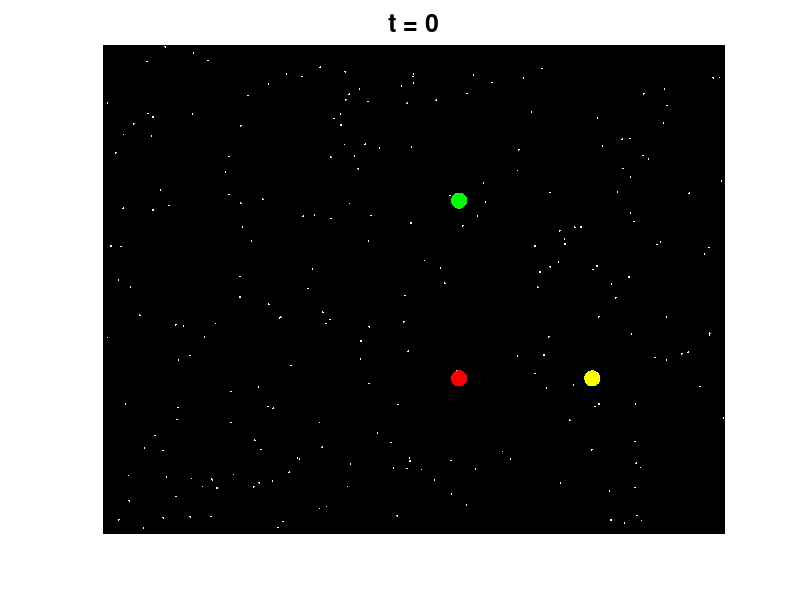

Reproduce this figure in MATLAB. (Note: this script raises an error after producing the figure.)
%% Pythagorean planets
% Behnam Hashemi and Nick Trefethen, December 2014

%%
% (Chebfun Example ode-nonlin/ThreePlanets.m)
% [Tags: #planets, #chaos, #dynamics, #self-ionization]

function threePlanets()
%%
% When three or more bodies interact gravitationally according
% to Newton's laws, the resulting orbits can be wonderfully
% complicated.  This example explores a special case
% in which the initial configuration has the three planets
% stationary at the positions of a 3-4-5 right
% triangle and the planets attract each other with pairwise $1/r^2$ forces.

%%
% To solve the problem, we use Chebfun's backslash command in
% the standard manner (which invokes the MATLAB `ode113` command
% to do the time-stepping).  Complex arithmetic is used for brevity.
% We solve the problem over a time interval of length 100, and 
% the solution reveals a beautiful property: the orbit is chaotic 
% for $t < t_c \approx 86$, but then at time $t = t_c$ the system 
% "self-ionizes".  After this point one planet goes off in one direction 
% and the other two go off as a pair in the opposite direction.  Such a
% thing could never happen with just two planets, but with three
% it is possible: energy and momentum are conserved.
% Thus this dynamical system illustrates the phenomenon
% of _transient chaos_.

%%
% This Example is modeled after the code `planets.m` in [1]. The
% second author first heard of the example from Oxford's
% astrophysicist James Binney.

%%
% To have some fun with this problem, it's nice to
% plot the configurations on a black background with a collection
% of "stars" at random locations.  The code `plotframe`
% does this.  Here is our initial condition:
x0 = 0; y0 = 3; z0 = 4i;
MS = 'markersize'; FS = 'fontsize';
plotframe(x0,y0,z0)
title('t = 0',FS,18)

%%
% Now we solve the problem to time $t=100$:
tmax = 100; dom = [0 tmax];
N = chebop(@planetfun, dom);
N.lbc = @(x,y,z) [x-x0; y-y0; z-z0; diff(x); diff(y); diff(z)];
u = N\0;
[x,y,z] = deal(u);

%%
% Here is a typical configuration for $t < t_c$:
t = 50;
plotframe(x(t),y(t),z(t))
title(['t = ' num2str(t) ],FS,18)

%%
% Here is how it looks at the critical moment:
t = 86;
plotframe(x(t),y(t),z(t))
title(['t = ' num2str(t) ],FS,18)

%%
% Of course, this problem really looks best in the form of
% movie!  To see the movie, you can execute this M-file.
% The final frame shows the system after it has split into
% two subsyestems, drifting apart forever.
dt = .4; tmax = 100;
for t = 0:dt:tmax
    plotframe(x(t),y(t),z(t))
    title(sprintf('t = %3.0f',t),FS,18),
    drawnow, pause(0.1)
end

%% References
%
% 1. L.N. Trefethen, Ten digit algorithms, unpublished essay, 
% `https://people.maths.ox.ac.uk/trefethen/tda.html`, 2005.

function plotframe(x,y,z)
rand('seed',0);
MS = 'markersize';
% Set the mood by plotting some "stars":
fill(20*[-1 1 1 -1 -1],20*[-1 -1 1 1 -1],'k')
hold on, grid on, axis([1.27*[-6.3 4.7] -3.5 7.5])
xStars = 15*rand(250,1)-8; yStars = 11*rand(250,1)-3.5;
plot(xStars,yStars,'.w',MS,4);
% Locate the three planets.
xh = plot(real(x),imag(x),'.r',MS,35);
yh = plot(real(y),imag(y),'.y',MS,35);
zh = plot(real(z),imag(z),'.g',MS,35);
axis off, hold off
end

function out = planetfun(t, x, y, z)
forceYX = (y - x)./abs(y - x).^3;
forceZX = (z - x)./abs(z - x).^3;
forceZY = (z - y)./abs(z - y).^3;
out = [diff(x, 2) - forceYX - forceZX; 
    diff(y, 2) + forceYX - forceZY;
    diff(z, 2) + forceZX + forceZY];
end

end
